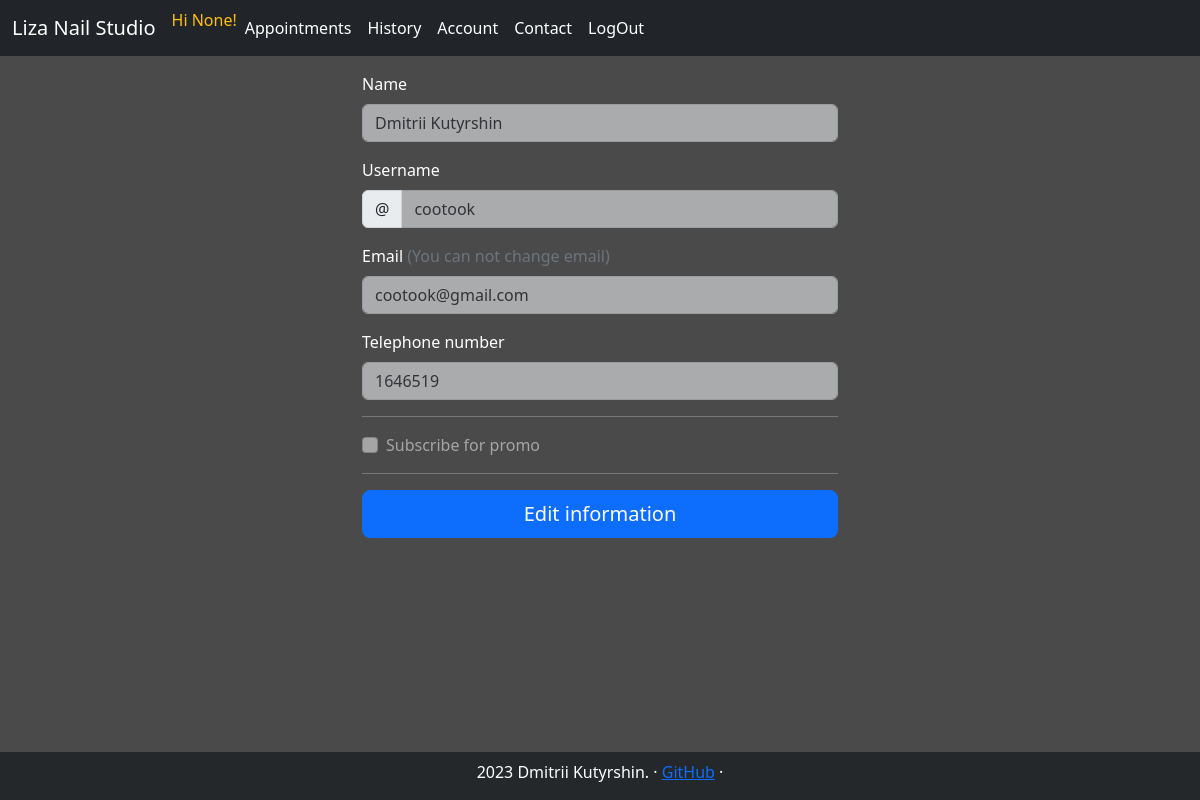
The app's page /account/ (signed in) with its own data.
### tables this page shows
CREATE TABLE users (id INTEGER PRIMARY KEY, is_admin INT, is_clerck INT ,  name TEXT, email TEXT, lang TEXT, instagram TEXT, tel TEXT, is_subscribed_promo INT, avatar TEXT);

### studio_app/webapp.py (the view)
@app.route("/account/", methods=["GET", "POST"])
@login_required
def _account():
    return account.account()

### studio_app/helpers.py (called while the page is built)
def login_required(f):
    @wraps(f)
    def decorated_function(*args, **kwargs):
        if session.get("user_id") is None:
            return redirect("/signin")
        return f(*args, **kwargs)
    return decorated_function

### studio_app/rout_handlers/account.py (called while the page is built, shortened)
def account():
    if session.get("is_admin") == 1 and request.method == "GET":
        user_id = request.args.get("user") if request.args.get("user") is not None else session.get("user_id")
    else:
        user_id = session.get("user_id")
    try:
        con = sqlite3.connect("./db.db")
        cur = con.cursor()
        user = list(cur.execute("SELECT name, email, lang, instagram, tel, is_subscribed_promo, avatar FROM users WHERE id=?", (user_id, )).fetchone())
        for index in range(len(user)):
            user[index] = "-" if user[index] == None else user[index]
    except Exception as er:
        con.close()
        print("##/account/ --db connection")
        print(er)
        return  render_template("apology.html", error_message="Something went wrong")
    con.close()
    return render_template("account.html", user=user, user_id=user_id, is_admin=session.get("is_admin"))

### studio_app/webapp.py (called while the page is built)
@app.context_processor
def inject_navbar_items():
    return dict(navbar_menu=navbar_items)

@app.context_processor
def inject_navbar_items_not_loged_in():
    return dict(navbar_menu_not_loged_in=navbar_items_not_loged_in)

@app.context_processor
def inject_navbar_items_admin():
    return dict(navbar_items_admin=navbar_items_admin)

### studio_app/templates/account.html (shortened to what this page needs)
{% extends "layout.html" %}
{% block custom_styles %}
<link href="{{ url_for('static', filename='/css/form-validation.css') }}" rel="stylesheet">
{% endblock %}
{% block content %}
<div class="container">
        <div class="col-md-7 col-lg-8">
          <form class="needs-validation" action="/account/" method="post" novalidate>
            <div class="row g-3">
              <div class="col-12">
                <label for="client_name" class="form-label">Name</label>
                <input type="text" class="form-control" name="client_name" id="client_name" placeholder="" value="{{user[0]}}" required disabled>
              </div>
              <div class="col-12">
                <label for="username" class="form-label">Username</label>
                <div class="input-group has-validation">
                  <span class="input-group-text">@</span>
                  <input type="text" class="form-control" name="username" id="username" placeholder="Username" value={{user[3]}} required disabled>
                </div>
              </div>
              <div class="col-12">
                <label for="email" class="form-label">Email <span class="text-muted">(You can not change email)</span></label>
                <input type="email" class="form-control" id="email" placeholder="you@example.com" value={{user[1]}} disabled>
              </div>
              <div class="col-12">
                <label for="tel" class="form-label">Telephone number</label>
                <input type="text" class="form-control" name="tel" id="tel" placeholder="625-172-3788" value={{user[4]}} required disabled>
              </div>
            </div>
            <hr class="my-6">
            <div class="form-check">
              <input type="checkbox" class="form-check-input" id="subscribtion" name="subscribtion"
              disabled
              >
              <label class="form-check-label" for="subscribtion">Subscribe for promo</label>
            </div>
            <hr class="my-6">
            <button class="w-100 btn btn-primary btn-lg" id="edit_btn">Edit information</button>
          </form>
        </div>
      </div>
{% endblock %}

### studio_app/static/css/style.css (style rules this page uses)
body { font-weight: 100; color: rgba(255, 255, 255, 1); background: #4A4A4A; }

### studio_app/static/css/form-validation.css (style rules this page uses)
.container { max-width: 500px; margin-top: 1em; }
.col-lg-8 { width: 100%; }

### studio_app/templates/account.html (style rules this page uses)
.form-control:disabled { opacity: .6; }

### records on screen
users: client_name "Dmitrii Kutyrshin", username "cootook", email "cootook@gmail.com", tel "1646519"

### other values on screen
{{ session.get("instagram") }} "None"
{{ navbar_item }} "Appointments" "History" "Account" "Contact" "LogOut"
